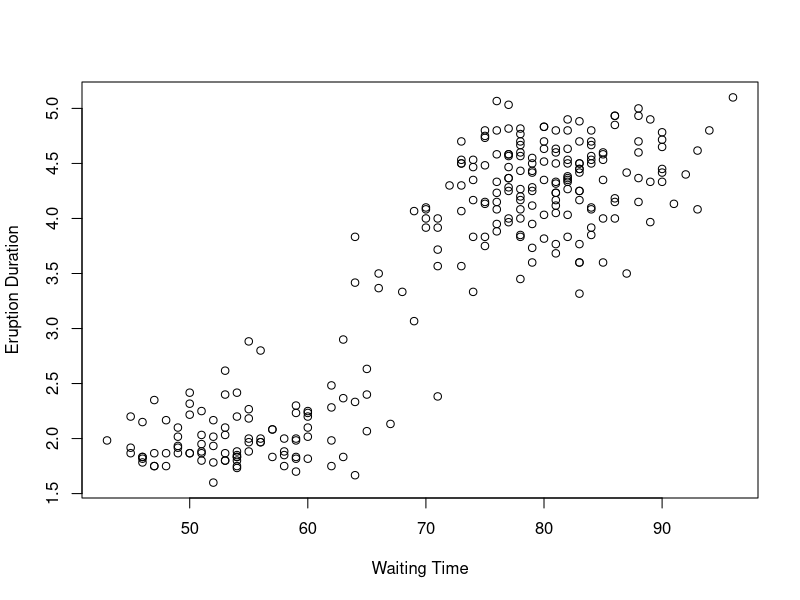
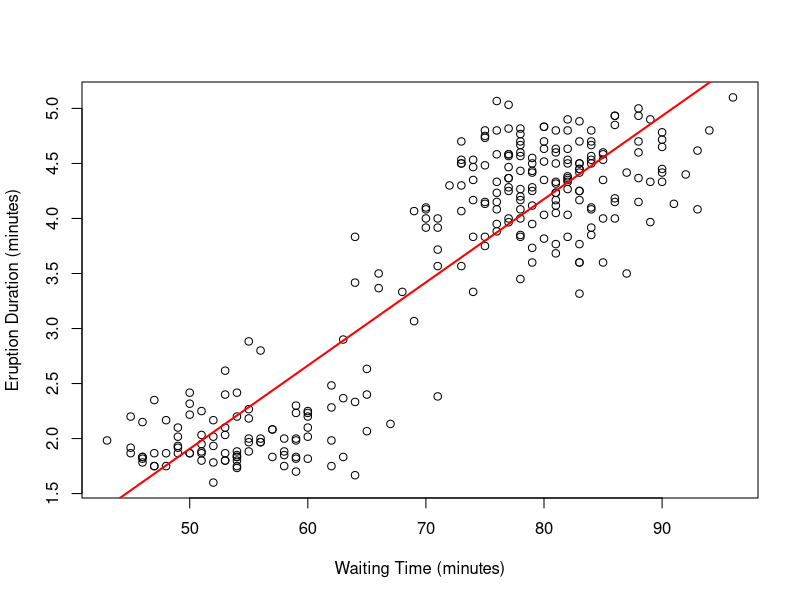
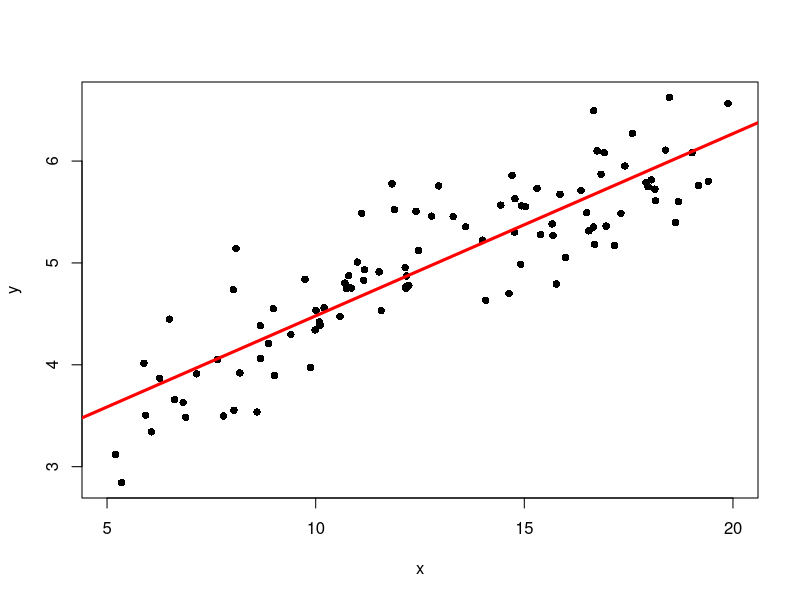
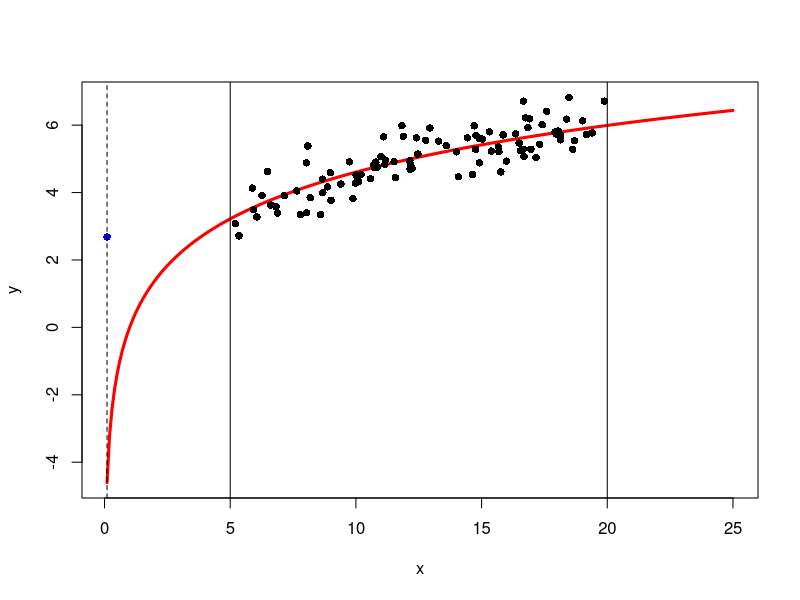

Generate these figures, in order, with R:
## ---- chunk 1
knitr::opts_chunk$set(echo = FALSE)
## ---- chunk 2
plot(faithful$waiting, faithful$eruptions, xlab="Waiting Time", ylab="Eruption Duration")
## ---- chunk 3
plot(x = faithful$waiting, y = faithful$eruptions,
     xlab = "Waiting Time (minutes)",
     ylab = "Eruption Duration (minutes)")
abline(summary(lm(formula = eruptions ~ waiting, data=faithful))$coef[,1],
       col = "red", lwd = 2)
## ---- chunk 4
set.seed(1)

x.dat <- runif(100,5,20)
y.dat <- 2*log(x.dat) + rnorm(100,0,0.4)
mod <- lm(y.dat ~ x.dat)

plot(x.dat,y.dat, pch=16, xlim=c(5,20), ylab="y", xlab="x"); abline(mod$coefficients[1], mod$coefficients[2], col='red', lwd=3); 
## ---- chunk 5
set.seed(1)
x <- seq(from=0.1, to=25, by=0.1)
y <- 2*log(x)

x.dat <- runif(100,5,20)
y.dat <- 2*log(x.dat) + rnorm(100,0,0.5)
mod <- lm(y.dat ~ x.dat)

plot(x,y,type='l', lwd=3, col='red', ylim=c(min(y), max(y.dat))); points(x.dat,y.dat, pch=16); abline(v=5); abline(v=20); 
  points(x=0.1, y=mod$coefficients[1]+0.1* mod$coefficients[2], pch=16, col='blue'); abline(v=0.1, lty=2)
